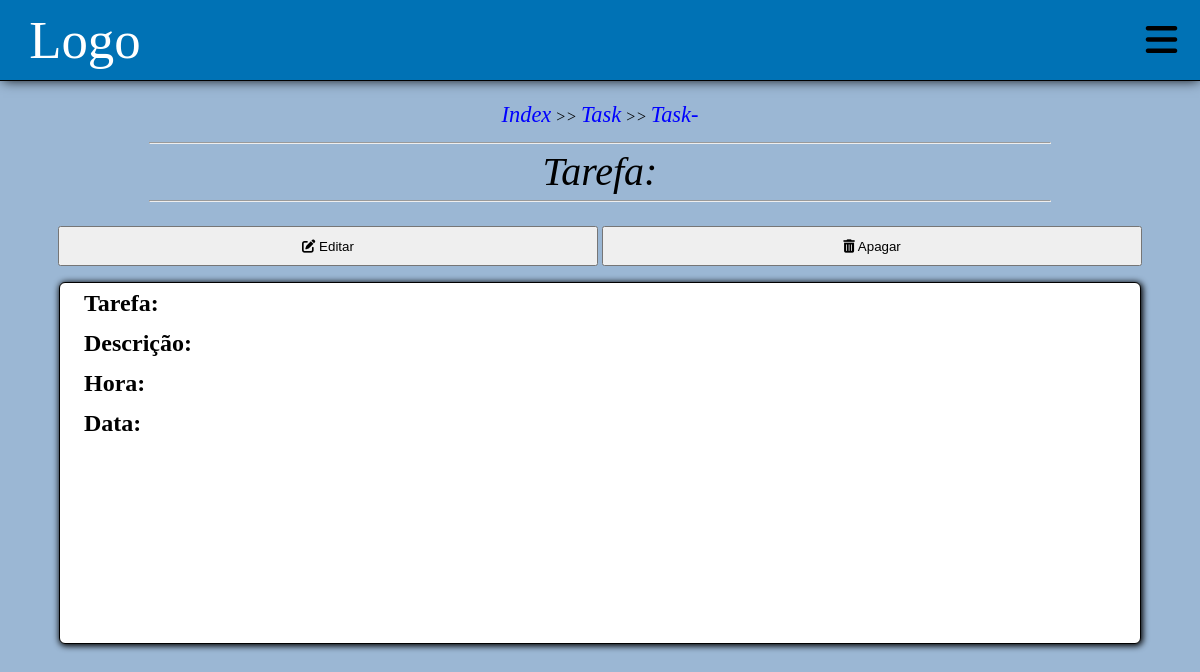
/task/id/2, run on an earlier commit of the app's database.
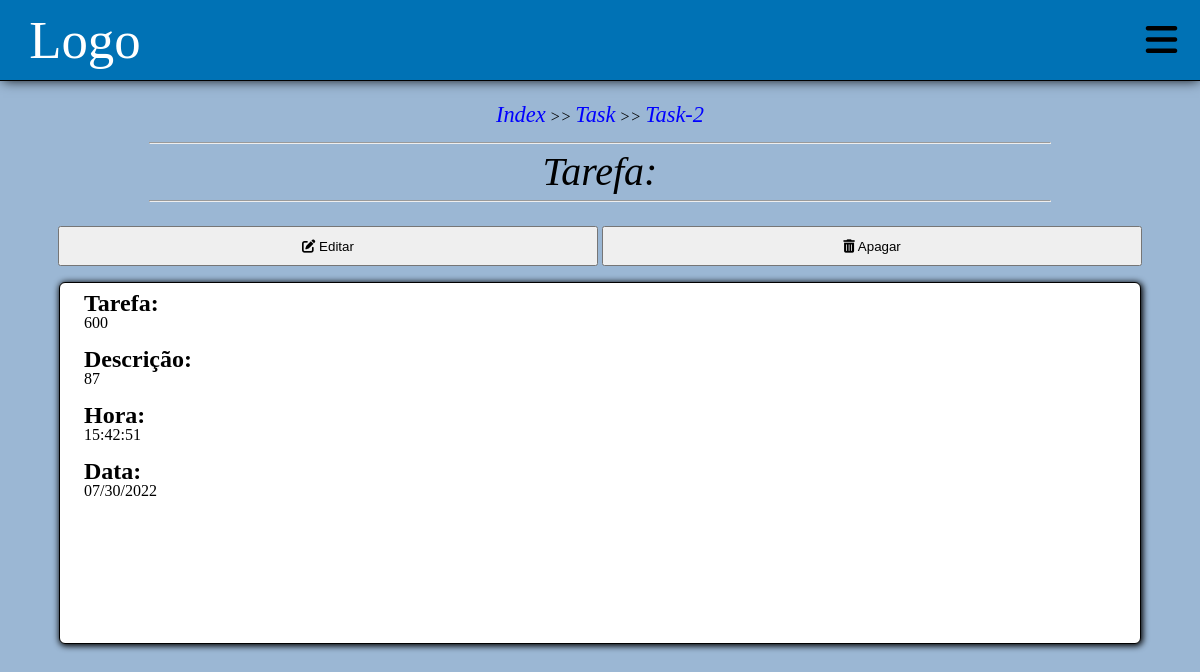
And on a later commit of the database.
### main.py (models this page shows, shortened)
class Task(db.Model):
    id = db.Column('id', db.Integer, primary_key = True, autoincrement=True)
    tarefa = db.Column(db.String(150))
    descricao = db.Column(db.String(250))
    dia = db.Column(db.String(15))
    hora = db.Column(db.String(15))

### main.py (the view)
@app.route("/task/id/<int:id>")
def task_view(id):
    task = Task.query.get(id)
    return render_template("task_view.html", task=task)

### templates/task_view.html (shortened to what this page needs)
{% extends "base.html" %}
{% block content %}
<div class="navegacao">
  <p><a href="/">Index</a> >> <a href="/task">Task</a> >> <a href="/task/id/{{task.id}}">Task-{{task.id}}</a><p>
</div>
<div class="task__container">
  <div class="titulo__divisor">
    <hr class="divisor">
    <h1 class="tasks__titulo">Tarefa:</h1>
    <hr class="divisor divisor-botom">
  </div>
  <div class="task__container__botoes">
    <button id="botao-editar"><i class="fa-solid fa-pen-to-square"></i> Editar</button>
    <button id="botao-apagar" onclick="window.location.href = '/delete/'+ {{task.id}}"><i class="fa-solid fa-trash-can"></i> Apagar</button>
  </div>
  <div class="tasks__apresentacao">
    <div class="tasks__apresentacao__item">
      <h1 >Tarefa:</h1>
      <p>{{task.tarefa}}</p>
    </div>
    <div class="tasks__apresentacao__item">
      <h1>Descrição:</h1>
      <p>{{task.descricao}}</p>
    </div>
    <div class="tasks__apresentacao__item">
      <h1>Hora:</h1>
      <p>{{task.hora}}</p>
    </div>
    <div class="tasks__apresentacao__item">
      <h1>Data:</h1>
      <p>{{task.dia}}</p>
    </div>
  </div>
</div>
{% endblock %}

What changed in the data, as far as the page shows it:
added Task: id "2", tarefa "600", descricao "87", hora "15:42:51", dia "07/30/2022"
